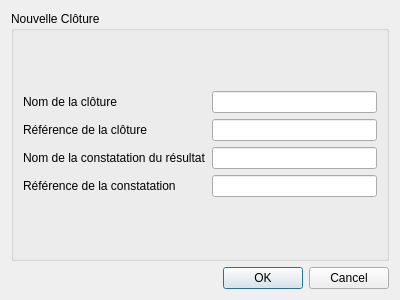
<?xml version="1.0" encoding="UTF-8"?>
<ui version="4.0">
 <class>FenetreCloture</class>
 <widget class="QDialog" name="FenetreCloture">
  <property name="geometry">
   <rect>
    <x>0</x>
    <y>0</y>
    <width>400</width>
    <height>300</height>
   </rect>
  </property>
  <property name="windowTitle">
   <string>Dialog</string>
  </property>
  <layout class="QGridLayout" name="gridLayout">
   <item row="0" column="0">
    <widget class="QGroupBox" name="groupBox">
     <property name="title">
      <string>Nouvelle Clôture</string>
     </property>
     <layout class="QGridLayout" name="gridLayout_2">
      <item row="0" column="0">
       <layout class="QGridLayout" name="gridLayout_3">
        <item row="0" column="0">
         <widget class="QLabel" name="labelNomClo">
          <property name="text">
           <string>Nom de la clôture</string>
          </property>
         </widget>
        </item>
        <item row="0" column="1">
         <widget class="QLineEdit" name="nomCloture"/>
        </item>
        <item row="1" column="0">
         <widget class="QLabel" name="labelRefClo">
          <property name="text">
           <string>Référence de la clôture</string>
          </property>
         </widget>
        </item>
        <item row="1" column="1">
         <widget class="QLineEdit" name="refCloture"/>
        </item>
        <item row="2" column="0">
         <widget class="QLabel" name="labelNomConstatation">
          <property name="text">
           <string>Nom de la constatation du résultat</string>
          </property>
         </widget>
        </item>
        <item row="2" column="1">
         <widget class="QLineEdit" name="nomConstatation"/>
        </item>
        <item row="3" column="0">
         <widget class="QLabel" name="labelRefConstatation">
          <property name="text">
           <string>Référence de la constatation</string>
          </property>
         </widget>
        </item>
        <item row="3" column="1">
         <widget class="QLineEdit" name="refConstatation"/>
        </item>
       </layout>
      </item>
     </layout>
    </widget>
   </item>
   <item row="1" column="0">
    <widget class="QDialogButtonBox" name="buttonBox">
     <property name="orientation">
      <enum>Qt::Horizontal</enum>
     </property>
     <property name="standardButtons">
      <set>QDialogButtonBox::Cancel|QDialogButtonBox::Ok</set>
     </property>
    </widget>
   </item>
  </layout>
 </widget>
 <resources/>
 <connections>
  <connection>
   <sender>buttonBox</sender>
   <signal>accepted()</signal>
   <receiver>FenetreCloture</receiver>
   <slot>accept()</slot>
   <hints>
    <hint type="sourcelabel">
     <x>248</x>
     <y>254</y>
    </hint>
    <hint type="destinationlabel">
     <x>157</x>
     <y>274</y>
    </hint>
   </hints>
  </connection>
  <connection>
   <sender>buttonBox</sender>
   <signal>rejected()</signal>
   <receiver>FenetreCloture</receiver>
   <slot>reject()</slot>
   <hints>
    <hint type="sourcelabel">
     <x>316</x>
     <y>260</y>
    </hint>
    <hint type="destinationlabel">
     <x>286</x>
     <y>274</y>
    </hint>
   </hints>
  </connection>
 </connections>
</ui>
